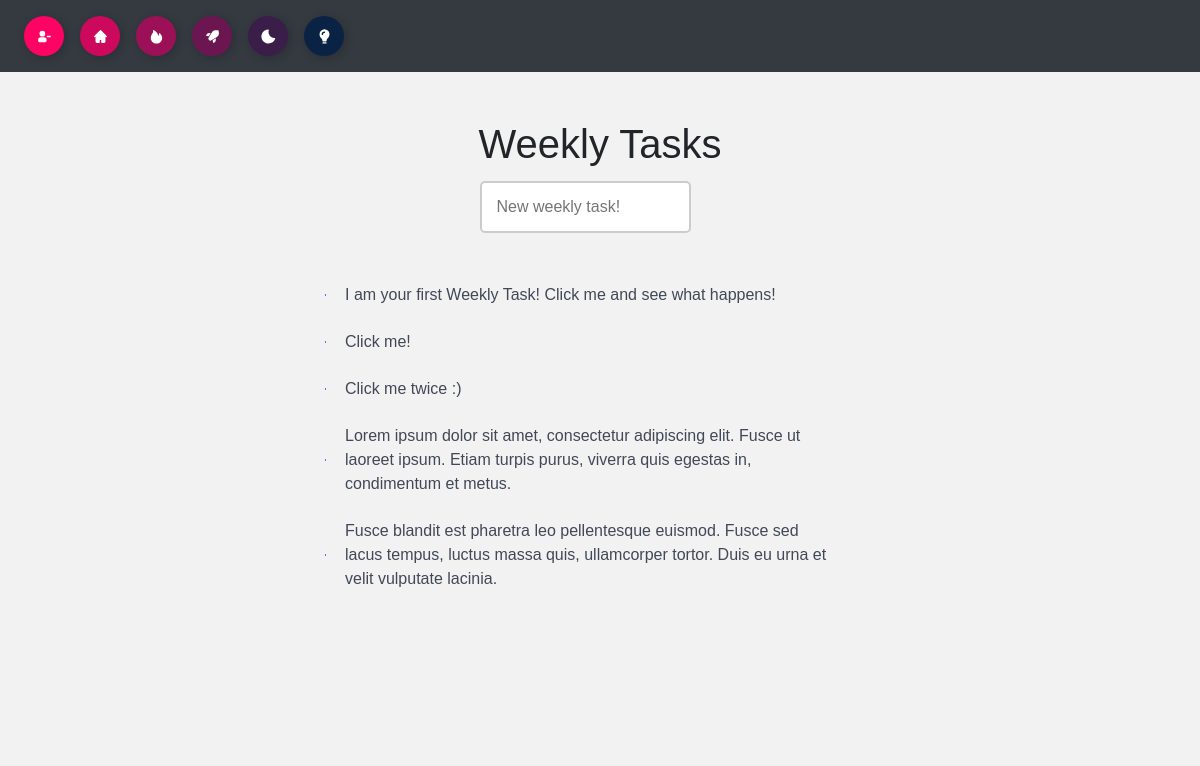
/tasks_weekly (signed in), run on the app's committed database.
### website/scripts/models.py (models this page shows, shortened)
class Task(db.Model):
    id = db.Column(db.Integer, primary_key=True)
    type = db.Column(db.String(10))  # 'daily', 'weekly', 'monthly'
    data = db.Column(db.String(10000))
    date = db.Column(db.DateTime(timezone=True), default=func.now())
    user_id = db.Column(db.Integer, db.ForeignKey('user.id'))

### website/scripts/views.py (the view)
@views.route('/tasks_weekly', methods=['GET', 'POST'])
@login_required
def tasks_weekly():
    if request.method == 'POST':
        task_content = request.form.get('task')
        add_task(current_user.id, task_content, 'weekly')
    tasks = get_tasks(current_user.id, 'weekly')
    return render_template("tasks_weekly.html", user=current_user, tasks=tasks)

### website/scripts/__init__.py (called while the page is built)
def create_app():
    app = Flask(__name__, template_folder='../templates', static_folder='../static')
    app.config['SECRET_KEY'] = 'samurai'
    app.config['SQLALCHEMY_DATABASE_URI'] = f'sqlite:///{DB_NAME}'
    bcrypt.init_app(app)
    db.init_app(app)
    from .views import views
    from .auth import auth
    app.register_blueprint(views, url_prefix='/')
    app.register_blueprint(auth, url_prefix='/')
    from .models import User, Task
    with app.app_context():
        db.create_all()
    login_manager = LoginManager()
    login_manager.login_view = 'auth.login'
    login_manager.init_app(app)
    @login_manager.user_loader
    def load_user(id):
        return User.query.get(int(id))
    return app

### website/scripts/views.py (called while the page is built)
@views.app_context_processor
def inject_svg_paths():
    return dict(svgs=svg_paths)

def get_tasks(user_id, task_type):
    return Task.query.filter_by(user_id=user_id, type=task_type).all()

### website/templates/tasks_weekly.html (shortened to what this page needs)
{% extends "base.html" %} {% block title %}Weekly Tasks{% endblock %} {% block
content %}
<div class="container mt-5 center-content">
  <h1 class="text-center">Weekly Tasks</h1>
  <form method="POST" id="add-task-form">
    <input
      type="text"
      name="task"
      placeholder="New weekly task!"
      required
    />
  </form>
  <div class="tasklist">
    {% for task in tasks %}
    <input
      type="checkbox"
      value="{{ task.id }}"
      id="task-{{ task.id }}"
      name="task"
    />
    <label for="task-{{ task.id }}" onclick="handleCheck({{ task.id }})"
      >{{ task.data }}</label
    >
    {% endfor %}
  </div>
</div>
{% endblock %}

### website/templates/base.html (shortened to what this page needs)
<!DOCTYPE html>
<html>
  <head>
    <link
      rel="stylesheet"
      href="https://stackpath.bootstrapcdn.com/bootstrap/4.4.1/css/bootstrap.min.css"
    />
    <link
      rel="stylesheet"
      href="https://stackpath.bootstrapcdn.com/font-awesome/4.7.0/css/font-awesome.min.css"
    />
    <link
      rel="stylesheet"
      href="{{ url_for('static', filename='styles/base.css') }}"
    />
    <link
      rel="stylesheet"
      href="{{ url_for('static', filename='styles/buttons.css') }}"
    />
    <link
      rel="stylesheet"
      href="{{ url_for('static', filename='styles/cards.css') }}"
    />
    <link
      rel="stylesheet"
      href="{{ url_for('static', filename='styles/checklist.css') }}"
    />
    <link
      rel="stylesheet"
      href="{{ url_for('static', filename='styles/inputs.css') }}"
    />
    {% macro render_button(href, btn_id, btn_color, icon_name, text) %}
    <a class="nav-item nav-link" id="{{ btn_id }}" href="{{ href }}">
        <button class="Btn" style="background-color: {{ btn_color }}">
            <div class="sign">
                <svg viewBox="0 0 24 24" fill="currentColor" xmlns="http://www.w3.org/2000/svg">
                    <path d="{{ svgs[icon_name] }}"></path>
                </svg>
            </div>
        </button>
    </a>
    {% endmacro %}
  </head>
  <body>
    <nav class="navbar navbar-expand-lg navbar-dark bg-dark">
      <div class="collapse navbar-collapse" id="navbar">
        <div class="navbar-nav">
          {% if user.is_authenticated %}
            {{ render_button('/logout', 'logout', '#fd0363', 'logout_svg', 'Logout') }}
            {{ render_button('/', 'home', '#cc095d', 'home_svg', 'Home') }}
            {{ render_button('/tasks_daily', 'daily', '#9c1057', 'daily_svg', 'Daily') }}
            {{ render_button('/tasks_weekly', 'weekly', '#6b1650', 'weekly_svg', 'Weekly') }}
            {{ render_button('/tasks_monthly', 'monthly', '#3b1d4a', 'monthly_svg', 'Monthly') }}
            {{ render_button('/about', 'about', '#0a2344', 'about_svg', 'About') }}
          {% else %}
            {{ render_button('/sign-up', 'signUp', '#540d6e', 'sign_up_svg', 'Register') }}
            {{ render_button('/login', 'login', '#ee4266', 'login_svg', 'Login') }}
            {{ render_button('/about', 'about', '#f6511d', 'about_svg', 'About') }}
          {% endif %}
        </div>
      </div>
    </nav>
    <div class="container">{% block content %} {% endblock %}</div>
  </body>
</html>

### website/static/styles/base.css (style rules this page uses)
body { background-color: #f2f2f2; font-family: 'Arial', sans-serif; }
.center-content { display: flex; flex-direction: column; justify-content: flex-start; align-items: center; height: 100vh; margin-top: 50px; }

### website/static/styles/buttons.css (style rules this page uses)
.Btn { display: flex; align-items: center; justify-content: flex-start; width: 40px; height: 40px; border: none; border-radius: 50%; cursor: pointer; position: relative; overflow: hidden; transition-duration: .3s; box-shadow: 2px 2px 10px rgba(0, 0, 0, 0.199); }
.sign { width: 100%; transition-duration: .3s; display: flex; align-items: center; justify-content: center; }
.sign svg { width: 17px; }

### website/static/styles/checklist.css (style rules this page uses)
.tasklist { --background: #f2f2f2; --text: #414856; --check: #4f29f0; --disabled: #c3c8de; --width: 550px; --height: 500px; --border-radius: 10px; background: var(--background); width: var(--width); height: var(--height); border-radius: var(--border-radius); position: relative; padding: 30px 20px; display: flex; flex-direction: column; align-items: flex-start; overflow-y: auto; }
.tasklist label { color: var(--text); position: relative; cursor: pointer; display: grid; align-items: center; width: fit-content; transition: color 0.3s ease; margin-right: 20px; }
.tasklist label::before, .tasklist label::after { content: ""; position: absolute; }
.tasklist label::before { height: 2px; width: 8px; left: -27px; background: var(--check); border-radius: 2px; transition: background 0.3s ease; }
.tasklist label::after { height: 4px; width: 4px; top: 8px; left: -25px; border-radius: 50%; }
.tasklist input[type="checkbox"] { -webkit-appearance: none; -moz-appearance: none; position: relative; height: 15px; width: 15px; outline: none; border: 0; margin: 0 15px 0 0; cursor: pointer; background: var(--background); display: grid; align-items: center; margin-right: 20px; }
.tasklist input[type="checkbox"]::before, .tasklist input[type="checkbox"]::after { content: ""; position: absolute; height: 2px; top: auto; background: var(--check); border-radius: 2px; }
.tasklist input[type="checkbox"]::before { width: 0px; right: 60%; transform-origin: right bottom; }
.tasklist input[type="checkbox"]::after { width: 0px; left: 40%; transform-origin: left bottom; }
input[type="text"] { padding: 12px 15px; border: 2px solid #ccc; border-radius: 5px; outline: none; margin: 5px 0; width: calc(100% - 30px); box-sizing: border-box; transition: border-color 0.3s, box-shadow 0.3s; font-size: 16px; }

### data on the page
Task: data "I am your first Weekly Task! Click me and see what happens!"
Task: data "Click me!"
Task: data "Click me twice :)"
Task: data "Lorem ipsum dolor sit amet, consectetur adipiscing elit. Fusce ut laoreet ipsum. Etiam turpis purus, viverra quis egestas in, condimentum et metus."
Task: data "Fusce blandit est pharetra leo pellentesque euismod. Fusce sed lacus tempus, luctus massa quis, ullamcorper tortor. Duis eu urna et velit vulputate lacinia."
